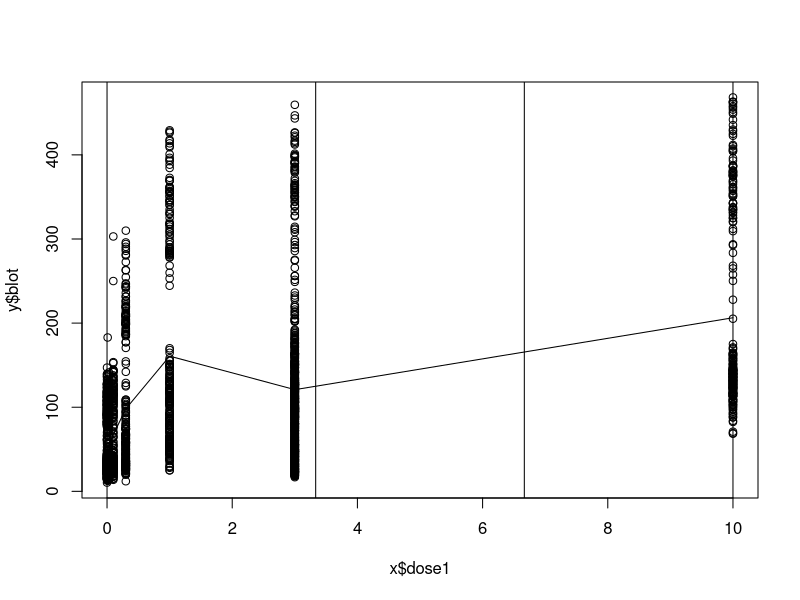

The R script that drew this image: (Note: this script raises an error after producing the figure.)
## ---- chunk 1
library(dplyr)
dat <- read.table("case1.txt", header = T, stringsAsFactors = F, na.strings = ".", colClasses=c("character","character","numeric","numeric","numeric","numeric","numeric","numeric"))
dat <-  dat %>% filter(complete.cases(blot)) 
## ---- chunk 2
#Replace dose 1 with this 
x <- dat %>% select(dose1)#squiggly data #be careful of random samples--Big X can't have NAs
y <- dat %>% select(blot)
knots <- 4 #number of peaks
tau <- seq(min(x), max(x), length.out = knots)
s <- 2 #controls how wide the kernels are, s should be half the distance between two knots diff(tau)[1]/2

#create this for each covariate

X <- matrix(0, nrow=length(x$dose1),ncol=knots)
for(i in 1:knots) {
  X[,i] <- x$dose1 * dnorm(x$dose1, tau[i], s)
}

m2 <- lm(y$blot ~ X) #X + Z + R + S + random effect
summary(m2)

plot(x$dose1,y$blot)
lines(sort(x$dose1), m2$fitted.values[order(x$dose1)])
abline(v = tau)

#smoothing out the graph
x.predict <- seq(min(x), max(x), length.out=500) #splits data into event little groups
X.predict <- matrix(0, nrow=500,ncol = knots)
for(i in 1:knots) {
  X.predict[,i] <- x.predict * dnorm(x.predict, tau[i], s)
}
y.predict <- cbind(1, X.predict) %*% coef(m2) + cbind #predict function is easier // but cbind(X.predicts)
plot(x,y)

lines(x.predict, y.predict)
